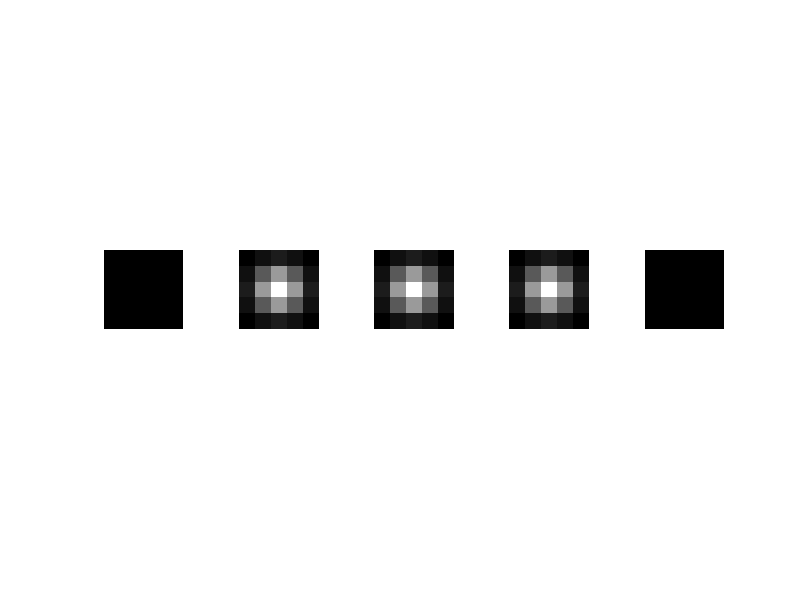

This figure's MATLAB source:
or_bank=[0,30,45,60,90];
i=1;
for or =or_bank
        core1 = fspecial('gaussian',[5,1],1);
        core2 = fspecial('gaussian',[1,5],1);
        core=(cosd(or)*core1).*(sind(or)*core2);
        disp(core);
        subplot(1,5,i);
        imshow(double(mat2gray((core))));
        i=i+1;
end
